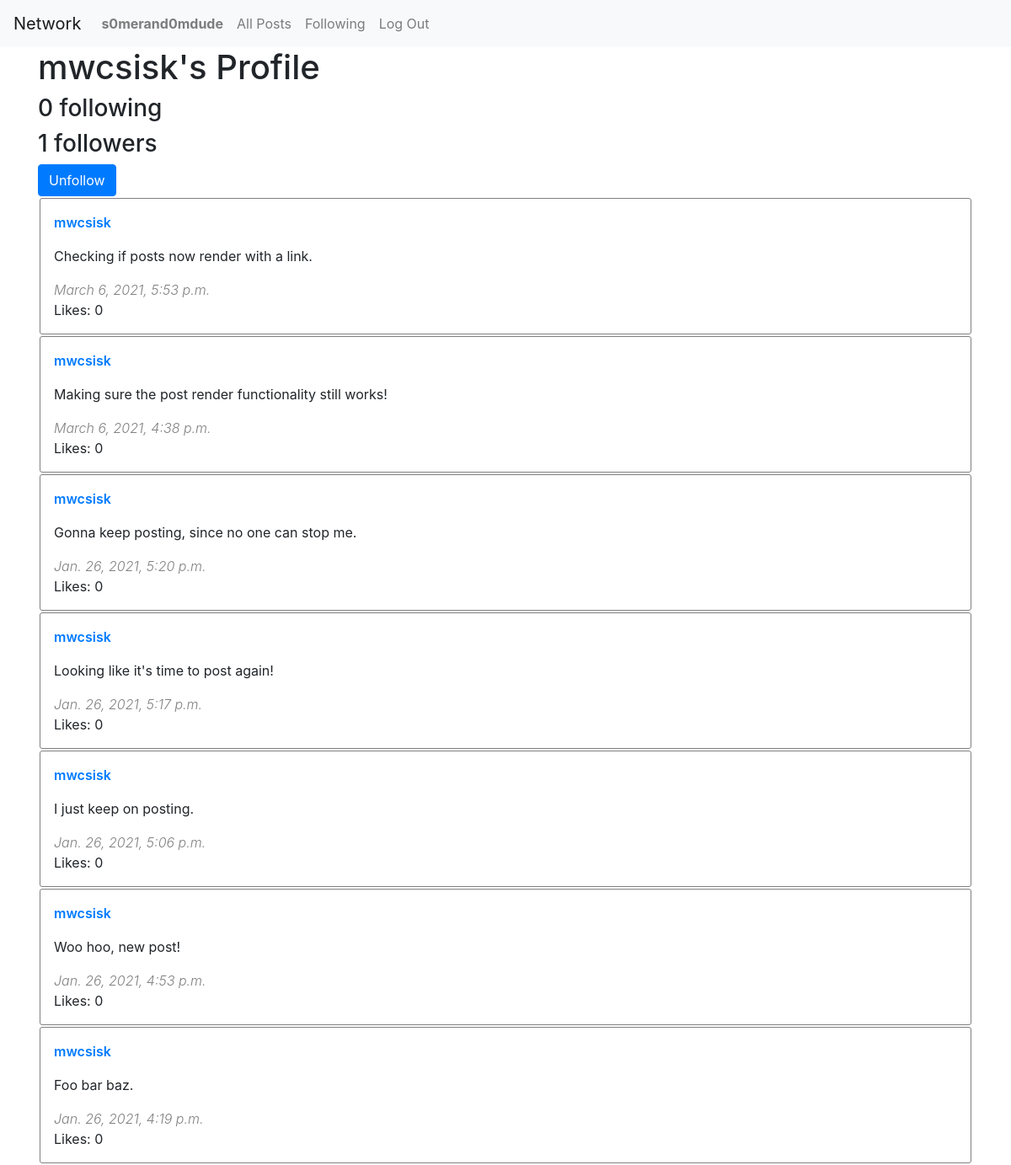
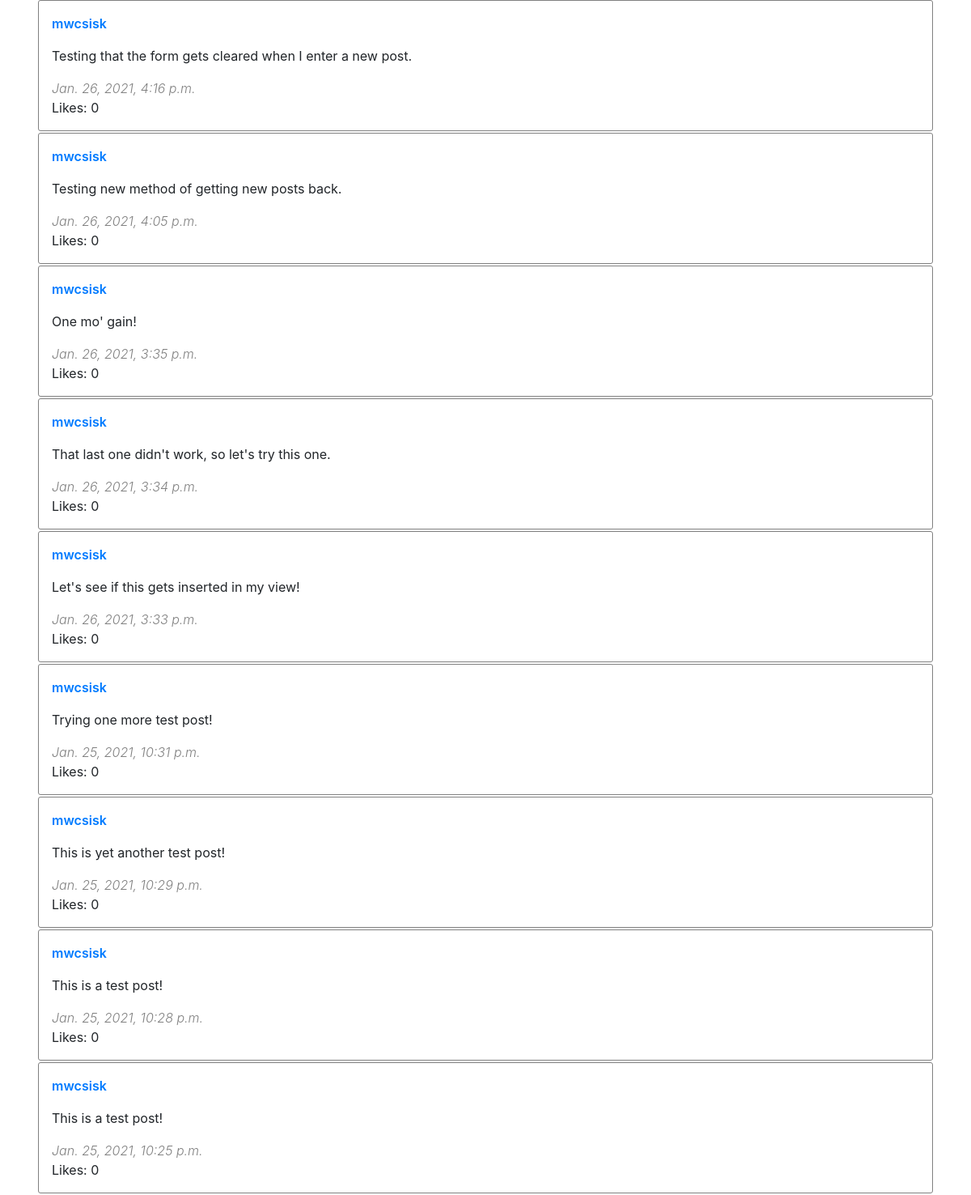
/user/mwcsisk (signed in), run on the app's committed database (2 pictures, top to bottom).
### network/models.py (models this page shows, shortened)
class User(AbstractUser):
    following = models.ManyToManyField('self', related_name="followers", symmetrical=False)

class Post(models.Model):
    author = models.ForeignKey(User, on_delete=models.CASCADE, related_name='posts', editable=False)
    body = models.CharField(max_length=240)
    timestamp = models.DateTimeField(auto_now_add=True)
    likes = models.ManyToManyField(User, related_name="liked")
    posts = models.Manager()

### network/views.py (the view)
# urls.py: path("user/<str:username>", views.profile, name="profile"),
def profile(request, username):
    user = User.objects.get(username=username)
    if request.user.is_authenticated:
        is_following = request.user.following.filter(id=user.id).exists()
    else:
        is_following = False
    return render(request, "network/profile.html", {
        "username": username,
        "following": user.following.count(),
        "followers": user.followers.count(),
        "posts": get_posts(username=username),
        "is_following": is_following
    })

### network/functions.py (called while the page is built)
def get_posts(username=False):
    if username:
        posts = User.objects.get(username=username).posts.all()
    else:
        posts = Post.posts.all()
    return posts.annotate(num_likes=Count('likes')).order_by('-timestamp')

### network/templates/network/profile.html
{% extends 'network/postview.html' %}
{% block heading %}
<h1>{{ username }}'s Profile</h1>
<h3>{{ following }} following</h3>
<h3><span id="follower-count">{{ followers }}</span> followers</h3>
{% if request.user.username != username and request.user.is_authenticated %}
<button type="button" class="btn btn-primary" id="follow-button" value="{{ username }}">
    {% if is_following %}
        Unfollow
    {% else %}
        Follow
    {% endif %}
</button>
{% endif %}
{% endblock %}

### network/templates/network/postview.html (shortened to what this page needs)
{% extends "network/layout.html" %}
{% load tz %}
{% block body %}
    {% block heading %}
    {% endblock %}
    <div id="posts-view">
        {% for post in posts %}
        <div class="post-box">
            <div class="row justify-content-between">
                <div class="col-md-auto author">
                    <a href="/user/{{ post.author.username }}">
                        {{ post.author.username }}
                    </a>
                </div>
                <div class="col-md-auto edit-link">
                </div>
            </div>
            <div class="body">
                {{ post.body }}
            </div>
            <div class="timestamp">
                {{ post.timestamp|timezone:"America/Los_Angeles" }}
            </div>
            <div class="likes">
                Likes: {{ post.num_likes }}
            </div>
        </div>
        {% endfor %}
    </div>
{% endblock %}

### network/templates/network/layout.html (shortened to what this page needs)
{% load static %}
<!DOCTYPE html>
<html lang="en">
    <head>
        <link rel="stylesheet" href="https://stackpath.bootstrapcdn.com/bootstrap/4.4.1/css/bootstrap.min.css">
        <link href="{% static 'network/styles.css' %}" rel="stylesheet">
    </head>
    <body>
        <nav class="navbar navbar-expand-lg navbar-light bg-light">
            <a class="navbar-brand" href="#">Network</a>
            <div>
              <ul class="navbar-nav mr-auto">
                {% if user.is_authenticated %}
                    <li class="nav-item">
                        <a class="nav-link" href="#"><strong>{{ user.username }}</strong></a>
                    </li>
                {% endif %}
                <li class="nav-item">
                  <a class="nav-link" href="{% url 'index' %}">All Posts</a>
                </li>
                {% if user.is_authenticated %}
                    <li class="nav-item">
                        <a class="nav-link" href="#">Following</a>
                    </li>
                    <li class="nav-item">
                        <a class="nav-link" href="{% url 'logout' %}">Log Out</a>
                    </li>
                {% endif %}
              </ul>
            </div>
          </nav>
        <div class="body container-md">
            {% block body %}
            {% endblock %}
        </div>
    </body>
</html>

### network/static/network/styles.css (style rules this page uses)
.post-box { border: 1px solid grey; border-radius: 3px; padding: 1rem; margin: 2px; }
.post-box .body { padding: 1rem 0rem; }
.post-box .author { font-weight: 600; }
.post-box .timestamp { font-weight: 300; color: grey; font-style: italic; }

### data on the page
User: username "s0merand0mdude"
User: username "mwcsisk"
Post: author.username "mwcsisk", body "Checking if posts now render with a link.", timestamp "March 6, 2021, 5:53 p.m.", num_likes "0"
Post: author.username "mwcsisk", body "Making sure the post render functionality still works!", timestamp "March 6, 2021, 4:38 p.m.", num_likes "0"
Post: author.username "mwcsisk", body "Gonna keep posting, since no one can stop me.", timestamp "Jan. 26, 2021, 5:20 p.m.", num_likes "0"
Post: author.username "mwcsisk", body "Looking like it's time to post again!", timestamp "Jan. 26, 2021, 5:17 p.m.", num_likes "0"
Post: author.username "mwcsisk", body "I just keep on posting.", timestamp "Jan. 26, 2021, 5:06 p.m.", num_likes "0"
Post: author.username "mwcsisk", body "Woo hoo, new post!", timestamp "Jan. 26, 2021, 4:53 p.m.", num_likes "0"
Post: author.username "mwcsisk", body "Foo bar baz.", timestamp "Jan. 26, 2021, 4:19 p.m.", num_likes "0"
Post: author.username "mwcsisk", body "Testing that the form gets cleared when I enter a new post.", timestamp "Jan. 26, 2021, 4:16 p.m.", num_likes "0"
Post: author.username "mwcsisk", body "Testing new method of getting new posts back.", timestamp "Jan. 26, 2021, 4:05 p.m.", num_likes "0"
Post: author.username "mwcsisk", body "One mo' gain!", timestamp "Jan. 26, 2021, 3:35 p.m.", num_likes "0"
Post: author.username "mwcsisk", body "That last one didn't work, so let's try this one.", timestamp "Jan. 26, 2021, 3:34 p.m.", num_likes "0"
Post: author.username "mwcsisk", body "Let's see if this gets inserted in my view!", timestamp "Jan. 26, 2021, 3:33 p.m.", num_likes "0"
Post: author.username "mwcsisk", body "Trying one more test post!", timestamp "Jan. 25, 2021, 10:31 p.m.", num_likes "0"
Post: author.username "mwcsisk", body "This is yet another test post!", timestamp "Jan. 25, 2021, 10:29 p.m.", num_likes "0"
Post: author.username "mwcsisk", body "This is a test post!", timestamp "Jan. 25, 2021, 10:28 p.m.", num_likes "0"
Post: author.username "mwcsisk", body "This is a test post!", timestamp "Jan. 25, 2021, 10:25 p.m.", num_likes "0"

### other printed values
{{ following }} "0"
{{ followers }} "1"
